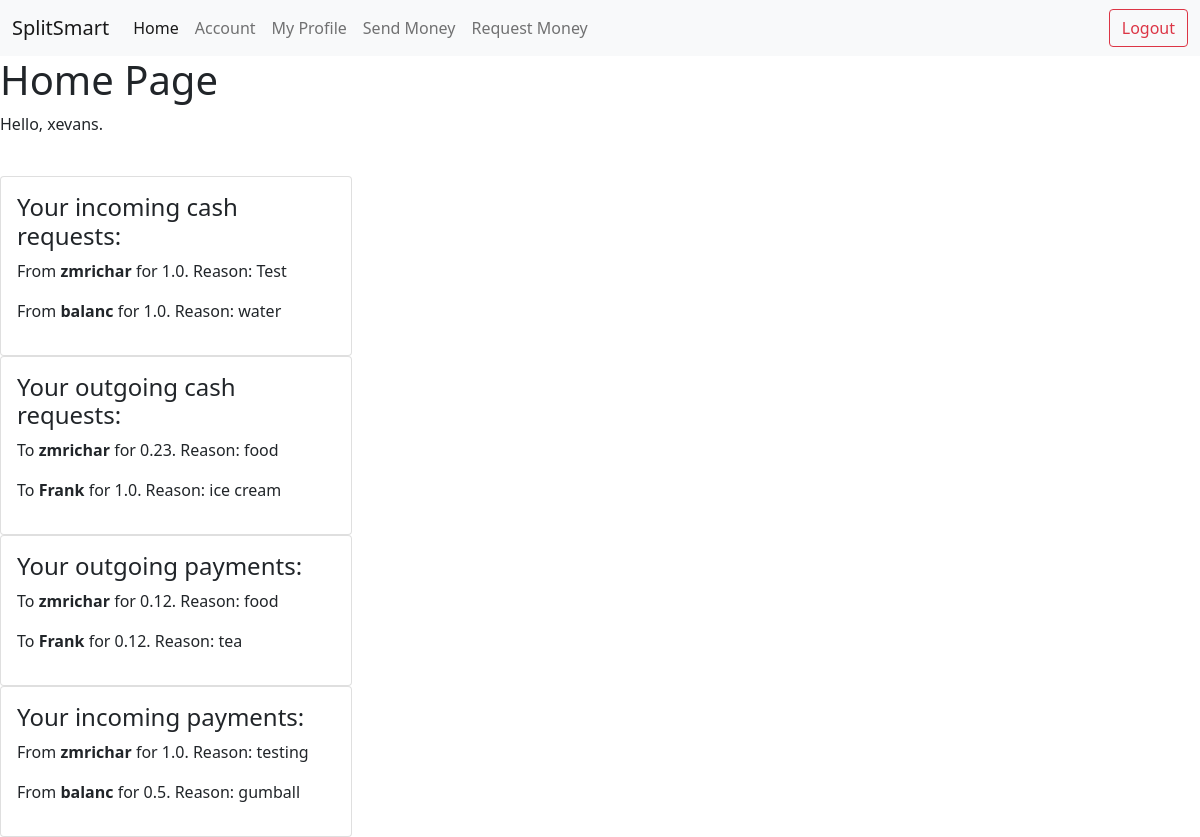
The app's page /home/ (signed in) with its own data.
### smartsplit/models.py (models this page shows)
class Requests(models.Model):
    sender = models.CharField(max_length=100, default="")
    message = models.CharField(max_length=200, default = "")
    request_amount = models.FloatField(max_length=100, default = 0.00)
    recipient = models.CharField(max_length=100, default="")

class SentHistory(models.Model):
    sender = models.CharField(max_length=100, default="")
    message = models.CharField(max_length=100, default="")
    request_amount = models.FloatField(max_length=100, default = 0.00)
    recipient = models.CharField(max_length=100, default="")

### smartsplit/views.py (the view)
# urls.py: path("home/", homepage, name="home"),
def homepage(request):
    this_user = request.user.username # get current user's username
    requests_from_this_user = Requests.objects.filter(Q(sender=this_user)) # obtain a queryset containing every request object that meets the lookup criteria
    requests_to_this_user = Requests.objects.filter(Q(recipient=this_user))
    payment_from_this_user = SentHistory.objects.filter(Q(sender=this_user))
    payment_to_this_user = SentHistory.objects.filter(Q(recipient=this_user))
    return render(request, "home.html", {'outgoing_requests':requests_from_this_user, 'incoming_requests':requests_to_this_user, 'outgoing_payments':payment_from_this_user, 'incoming_payments':payment_to_this_user}) # name of queryset for template to reference : actual queryset in this function

### smartsplit/templates/home.html (shortened to what this page needs)
{% extends "base.html" %}
{% block content %}
{% if user.is_authenticated %}
    <h1>Home Page</h1>
    <p>Hello, {{user.username}}.</p>
    <br>
    {% if incoming_requests %}
    <div class="card" style="width: 22rem;">
        <div class="card-body">
            <h4>Your incoming cash requests:</h4>
            {% for record in incoming_requests %}
            <p>From <b>{{ record.sender }}</b> for {{ record.request_amount }}. Reason: {{ record.message }}</p>
            {% endfor %}
        </div>
    </div>
    {% endif %}
    {% if outgoing_requests %}
    <div class="card" style="width: 22rem;">
        <div class="card-body">
            <h4>Your outgoing cash requests:</h4>
            {% for record in outgoing_requests %}
            <p>To <b>{{ record.recipient }}</b> for {{ record.request_amount }}. Reason: {{ record.message }}</p>
            {% endfor %}
        </div>
    </div>
    {% endif %}
    {% if outgoing_payments %}
    <div class="card" style="width: 22rem;">
        <div class="card-body">
            <h4>Your outgoing payments:</h4>
            {% for record in outgoing_payments %}
            <p>To <b>{{ record.recipient }}</b> for {{ record.request_amount }}. Reason: {{ record.message }}</p>
            {% endfor %}
        </div>
    </div>
    {% endif %}
    {% if incoming_payments %}
    <div class="card" style="width: 22rem;">
        <div class="card-body">
            <h4>Your incoming payments:</h4>
            {% for record in incoming_payments %}
            <p>From <b>{{ record.sender }}</b> for {{ record.request_amount }}. Reason: {{ record.message }}</p>
            {% endfor %}
        </div>
    </div>
    {% endif %}
{% else %}
    <p>You are not logged in</p>
    <a href="{% url 'login' %}">Log in</a> |
    <a href="{% url 'signup' %}">Create an account</a>
{% endif %}
{% endblock content %}

### smartsplit/templates/base.html (shortened to what this page needs)
<!DOCTYPE html>
<html lang="en">
<head>
  <link href="https://cdn.jsdelivr.net/npm/bootstrap@5.0.2/dist/css/bootstrap.min.css" rel="stylesheet">
</head>
<body>
  <nav class="navbar navbar-expand-lg navbar-light bg-light">
    <div class="container-fluid">
      {% if user.is_authenticated %}
      <a class="navbar-brand" href="{% url 'home' %}">SplitSmart</a>
      {%else%}
      <a class="navbar-brand" href="{% url 'welcome' %}">SplitSmart</a>
      {%endif%}
      <div class="collapse navbar-collapse" id="navbarTogglerDemo03">
        <ul class="navbar-nav me-auto mb-2 mb-lg-0">
          <li class="nav-item">
            <a class="nav-link active" aria-current="page" href="{% url 'home' %}">Home</a>
          </li>
          <li class="nav-item">
            <a class="nav-link" href="{% url 'user-account' %}">Account</a>
          </li>
          <li class="nav-item">
            <a class="nav-link" href="{% url 'user-profile' %}"> My Profile</a>
          </li>
          <li class="nav-item">
            <a class="nav-link" href="{% url 'send_cash' %}">Send Money</a>
          </li>
          <li class="nav-item">
            <a class="nav-link" href="{% url 'request_money' %}">Request Money</a>
          </li>
        </ul>
        <form class="d-flex">
          <a href="{% url 'logout' %}"><button class="btn btn-outline-danger" type="button">Logout</button></a>
        </form>
      </div>
    </div>
</nav>
{% block content %}
{% endblock content %}
</body>
</html>

### records on screen
Requests: sender "zmrichar", request_amount "1.0", message "Test"
Requests: sender "balanc", request_amount "1.0", message "water"
Requests: recipient "zmrichar", request_amount "0.23", message "food"
Requests: recipient "Frank", request_amount "1.0", message "ice cream"
SentHistory: recipient "zmrichar", request_amount "0.12", message "food"
SentHistory: recipient "Frank", request_amount "0.12", message "tea"
SentHistory: sender "zmrichar", request_amount "1.0", message "testing"
SentHistory: sender "balanc", request_amount "0.5", message "gumball"

### other values on screen
{{ user.username }} "xevans"
